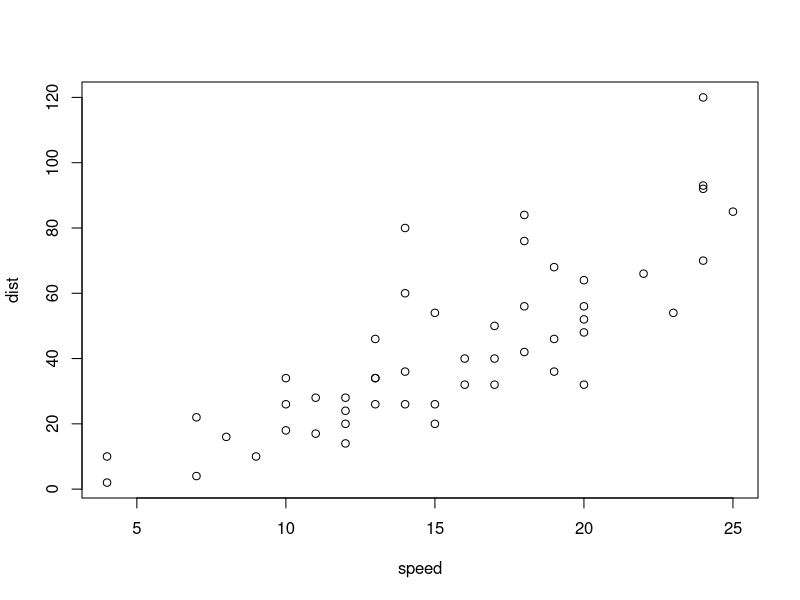
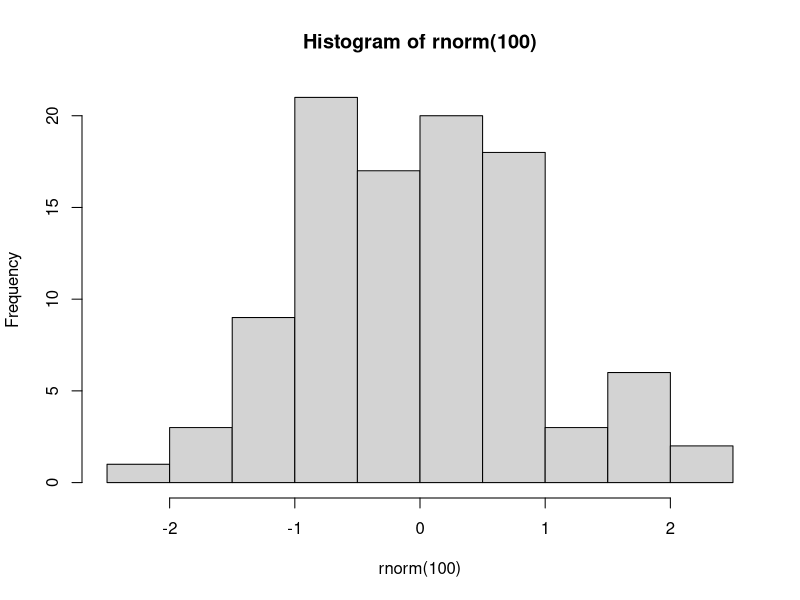

Recreate these plots in R, in order.
## ---- chunk 1
summary(cars)
## ---- chunk 2
plot(cars)
## ---- chunk 3
print("Danny is lame")

## ---- chunk 4
x <- 3
hist(rnorm(100))

